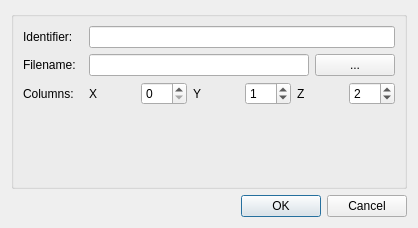
<?xml version="1.0" encoding="UTF-8"?>
<ui version="4.0">
 <class>Dialog</class>
 <widget class="QDialog" name="Dialog">
  <property name="geometry">
   <rect>
    <x>0</x>
    <y>0</y>
    <width>418</width>
    <height>228</height>
   </rect>
  </property>
  <property name="windowTitle">
   <string>Configure Point Source Step</string>
  </property>
  <layout class="QGridLayout" name="gridLayout">
   <item row="0" column="0">
    <widget class="QGroupBox" name="configGroupBox">
     <property name="title">
      <string/>
     </property>
     <layout class="QFormLayout" name="formLayout">
      <item row="0" column="0">
       <widget class="QLabel" name="idLabel">
        <property name="text">
         <string>Identifier:  </string>
        </property>
       </widget>
      </item>
      <item row="0" column="1">
       <widget class="QLineEdit" name="idLineEdit"/>
      </item>
      <item row="1" column="0">
       <widget class="QLabel" name="fileLocLabel">
        <property name="text">
         <string>Filename:  </string>
        </property>
       </widget>
      </item>
      <item row="1" column="1">
       <layout class="QHBoxLayout" name="horizontalLayout">
        <item>
         <widget class="QLineEdit" name="fileLocLineEdit"/>
        </item>
        <item>
         <widget class="QPushButton" name="fileLocButton">
          <property name="text">
           <string>...</string>
          </property>
         </widget>
        </item>
       </layout>
      </item>
      <item row="2" column="0">
       <widget class="QLabel" name="colLabel">
        <property name="text">
         <string>Columns:</string>
        </property>
       </widget>
      </item>
      <item row="2" column="1">
       <layout class="QHBoxLayout" name="horizontalLayout_2">
        <item>
         <widget class="QLabel" name="colXLabel">
          <property name="text">
           <string>X</string>
          </property>
         </widget>
        </item>
        <item>
         <widget class="QSpinBox" name="colXSpinBox"/>
        </item>
        <item>
         <widget class="QLabel" name="colYLabel">
          <property name="text">
           <string>Y</string>
          </property>
         </widget>
        </item>
        <item>
         <widget class="QSpinBox" name="colYSpinBox">
          <property name="value">
           <number>1</number>
          </property>
         </widget>
        </item>
        <item>
         <widget class="QLabel" name="colZLabel">
          <property name="text">
           <string>Z</string>
          </property>
         </widget>
        </item>
        <item>
         <widget class="QSpinBox" name="colZSpinBox">
          <property name="value">
           <number>2</number>
          </property>
         </widget>
        </item>
       </layout>
      </item>
     </layout>
    </widget>
   </item>
   <item row="1" column="0">
    <widget class="QDialogButtonBox" name="buttonBox">
     <property name="orientation">
      <enum>Qt::Horizontal</enum>
     </property>
     <property name="standardButtons">
      <set>QDialogButtonBox::Cancel|QDialogButtonBox::Ok</set>
     </property>
    </widget>
   </item>
  </layout>
 </widget>
 <tabstops>
  <tabstop>idLineEdit</tabstop>
  <tabstop>fileLocLineEdit</tabstop>
  <tabstop>fileLocButton</tabstop>
  <tabstop>colXSpinBox</tabstop>
  <tabstop>colYSpinBox</tabstop>
  <tabstop>colZSpinBox</tabstop>
  <tabstop>buttonBox</tabstop>
 </tabstops>
 <resources/>
 <connections>
  <connection>
   <sender>buttonBox</sender>
   <signal>accepted()</signal>
   <receiver>Dialog</receiver>
   <slot>accept()</slot>
   <hints>
    <hint type="sourcelabel">
     <x>208</x>
     <y>280</y>
    </hint>
    <hint type="destinationlabel">
     <x>208</x>
     <y>151</y>
    </hint>
   </hints>
  </connection>
  <connection>
   <sender>buttonBox</sender>
   <signal>rejected()</signal>
   <receiver>Dialog</receiver>
   <slot>reject()</slot>
   <hints>
    <hint type="sourcelabel">
     <x>208</x>
     <y>280</y>
    </hint>
    <hint type="destinationlabel">
     <x>208</x>
     <y>151</y>
    </hint>
   </hints>
  </connection>
 </connections>
</ui>
